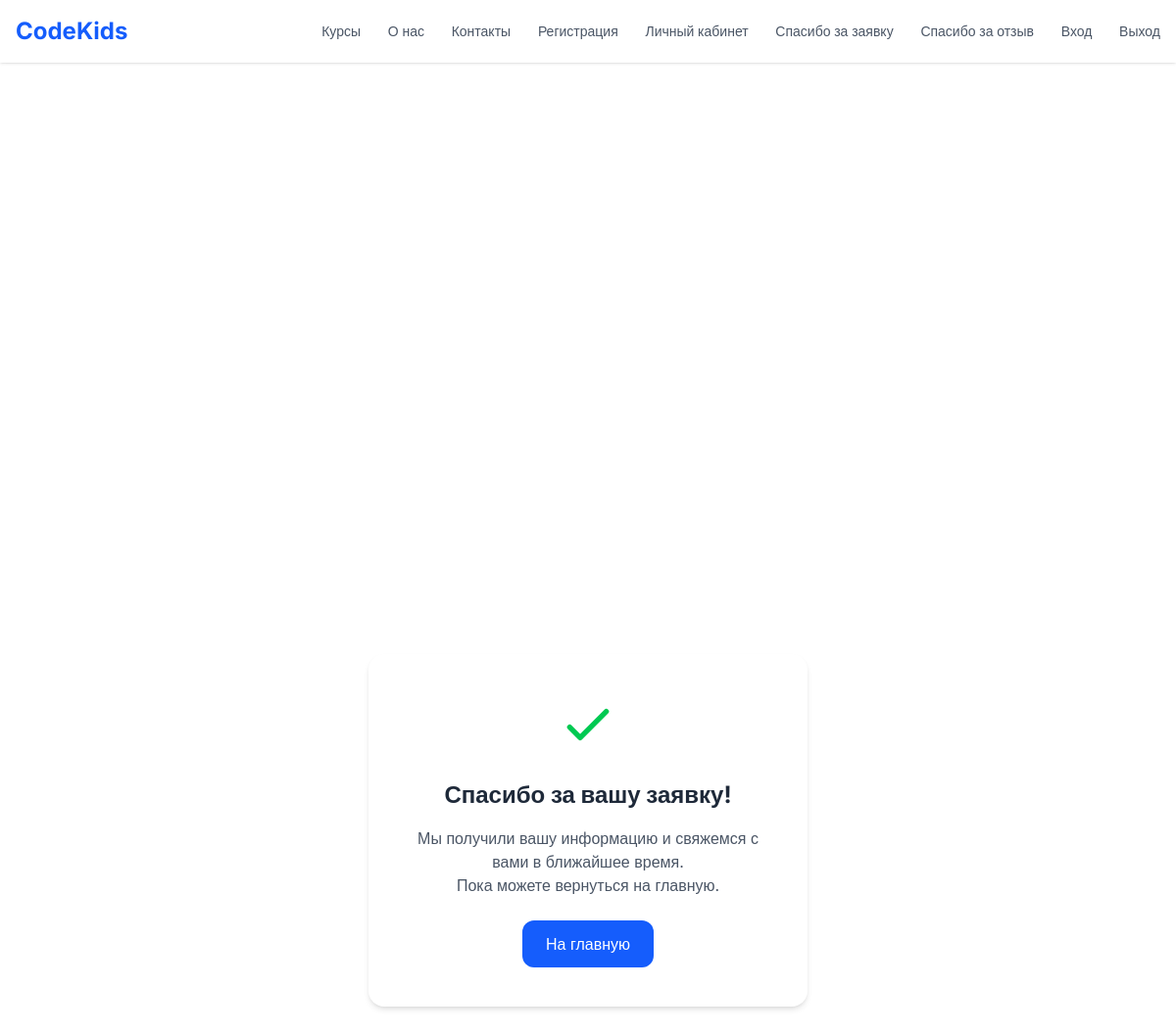
Screenshot of /thanks/application/ with the database file from the repository.
### info/models.py (models this page shows, shortened)
class ThankYouText(models.Model):
    type = models.CharField(max_length=50, choices=[
        ('application', 'Заявка'),
        ('feedback', 'Отзыв'),
    ], verbose_name='Тип страницы', unique=True)
    title = models.CharField(max_length=50, verbose_name='Заголовок')
    text = models.TextField(verbose_name='Текст благодарности')
    class Meta:
        verbose_name = "Текст благодарности"
        verbose_name_plural = "Тексты благодарностей"

### pages/views.py (the view)
# urls.py: path('thanks/<str:page_type>/', thanks, name='thanks'),
def thanks(request, page_type):
    thank_you_text = ThankYouText.objects.filter(type=page_type).first()
    title = thank_you_text.title
    text = thank_you_text.text
    if not thank_you_text:
        title = 'Спасибо!'
        text = 'Мы получили ваше сообщение'
    return render(request, 'pages/thanks.html', {
        'title': title,
        'text': text,
    })

### templates/pages/thanks.html (shortened to what this page needs)
{% extends 'base.html' %}
{% block content %}
<main>
    <div class="min-h-screen flex flex-col items-center justify-center px-4 text-center">
        <div class="bg-white shadow-md rounded-2xl p-10 max-w-md w-full">
            <svg class="w-16 h-16 mx-auto mb-6 text-green-500" fill="none" stroke="currentColor" stroke-width="2"
                 viewBox="0 0 24 24">
                <path stroke-linecap="round" stroke-linejoin="round" d="M5 13l4 4L19 7"/>
            </svg>
            <h1 class="text-2xl font-bold text-gray-800 mb-4">{{ title }}</h1>
            <p class="text-gray-600 mb-6">
                {{ text }} <br/>
                Пока можете вернуться на главную.
            </p>
            <a href="{% url 'home' %}"
               class="inline-block px-6 py-3 bg-blue-600 text-white rounded-xl hover:bg-blue-700 transition">
                На главную
            </a>
        </div>
    </div>
</main>
{% endblock %}

### templates/base.html (style rules this page uses)
body { font-family: 'Inter', sans-serif; }

### rows the page displays
ThankYouText: title "Спасибо за вашу заявку!", text "Мы получили вашу информацию и свяжемся с вами в ближайшее время."
